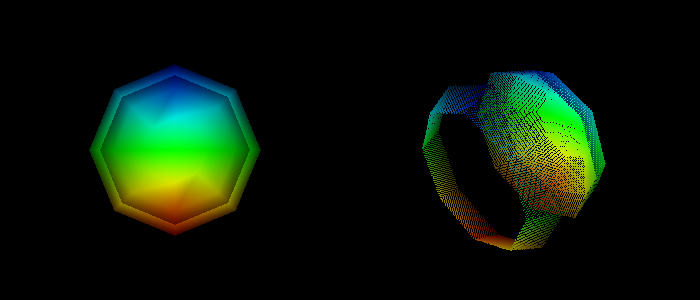

Write Python code to recreate this figure.
#!/usr/bin/env python

# Convert depth image to point cloud with separate color and depth inputs.

import vtkmodules.vtkInteractionStyle  # noqa: F401
import vtkmodules.vtkRenderingFreeType  # noqa: F401
import vtkmodules.vtkRenderingOpenGL2  # noqa: F401

from vtkmodules.vtkFiltersCore import vtkElevationFilter
from vtkmodules.vtkFiltersSources import vtkSphereSource
from vtkmodules.vtkRenderingCore import (
    vtkActor,
    vtkPointGaussianMapper,
    vtkPolyDataMapper,
    vtkRenderWindow,
    vtkRenderWindowInteractor,
    vtkRenderer,
    vtkRendererSource,
)
from vtkmodules.vtkRenderingImage import vtkDepthImageToPointCloud

# Sphere with elevation coloring
sphere = vtkSphereSource()
sphere.SetCenter(0, 0, 0)
sphere.SetRadius(1)

elevation = vtkElevationFilter()
elevation.SetInputConnection(sphere.GetOutputPort())
elevation.SetLowPoint(0, -1, 0)
elevation.SetHighPoint(0, 1, 0)

sphere_mapper = vtkPolyDataMapper()
sphere_mapper.SetInputConnection(elevation.GetOutputPort())

sphere_actor = vtkActor()
sphere_actor.SetMapper(sphere_mapper)

# Renderers
renderer_0 = vtkRenderer()
renderer_0.SetViewport(0, 0, 0.5, 1)
renderer_0.AddActor(sphere_actor)
renderer_0.SetBackground(0, 0, 0)

renderer_1 = vtkRenderer()
renderer_1.SetViewport(0.5, 0, 1, 1)
renderer_1.SetBackground(0, 0, 0)

# Render window
render_window = vtkRenderWindow()
render_window.SetMultiSamples(0)
render_window.SetSize(700, 300)
render_window.AddRenderer(renderer_0)
render_window.AddRenderer(renderer_1)
render_window.SetWindowName("depth to point cloud two inputs")

# Scene (renderer_0 camera — must precede depth capture)
renderer_0.ResetCamera()
renderer_0.GetActiveCamera().SetClippingRange(6, 9)

# Interactor
interactor = vtkRenderWindowInteractor()
interactor.SetRenderWindow(render_window)

# Functional render: required to populate depth buffer for RendererSource
render_window.Render()

# Extract depth-only image
depth_source = vtkRendererSource()
depth_source.SetInput(renderer_0)
depth_source.WholeWindowOff()
depth_source.DepthValuesOnlyOn()
depth_source.Update()

# Extract color-only image
color_source = vtkRendererSource()
color_source.SetInput(renderer_0)
color_source.WholeWindowOff()
color_source.DepthValuesOff()
color_source.DepthValuesInScalarsOff()
color_source.Update()

# Convert to point cloud using two inputs
point_cloud = vtkDepthImageToPointCloud()
point_cloud.SetInputConnection(0, depth_source.GetOutputPort())
point_cloud.SetInputConnection(1, color_source.GetOutputPort())
point_cloud.SetCamera(renderer_0.GetActiveCamera())
point_cloud.CullNearPointsOn()
point_cloud.CullFarPointsOn()
point_cloud.ProduceVertexCellArrayOff()
point_cloud.Update()

point_cloud_mapper = vtkPointGaussianMapper()
point_cloud_mapper.SetInputConnection(point_cloud.GetOutputPort())
point_cloud_mapper.EmissiveOff()
point_cloud_mapper.SetScaleFactor(0.0)

point_cloud_actor = vtkActor()
point_cloud_actor.SetMapper(point_cloud_mapper)

renderer_1.AddActor(point_cloud_actor)

# Scene
camera_1 = renderer_1.GetActiveCamera()
camera_1.SetFocalPoint(0, 0, 0)
camera_1.SetPosition(1, 1, 1)
renderer_1.ResetCamera()

interactor.Initialize()
interactor.Start()
